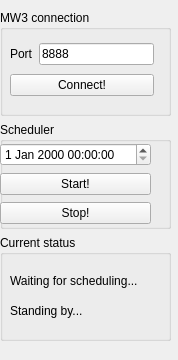
<?xml version="1.0" encoding="UTF-8"?>
<ui version="4.0">
 <class>Widget</class>
 <widget class="QWidget" name="Widget">
  <property name="geometry">
   <rect>
    <x>0</x>
    <y>0</y>
    <width>178</width>
    <height>360</height>
   </rect>
  </property>
  <property name="windowTitle">
   <string>Wafer Spection Timer</string>
  </property>
  <widget class="QWidget" name="layoutWidget">
   <property name="geometry">
    <rect>
     <x>0</x>
     <y>10</y>
     <width>171</width>
     <height>331</height>
    </rect>
   </property>
   <layout class="QVBoxLayout" name="verticalLayout_3">
    <item>
     <widget class="QGroupBox" name="groupBox">
      <property name="title">
       <string>MW3 connection</string>
      </property>
      <widget class="QWidget" name="layoutWidget">
       <property name="geometry">
        <rect>
         <x>10</x>
         <y>30</y>
         <width>144</width>
         <height>61</height>
        </rect>
       </property>
       <layout class="QVBoxLayout" name="verticalLayout">
        <item>
         <layout class="QHBoxLayout" name="horizontalLayout">
          <item>
           <widget class="QLabel" name="label">
            <property name="text">
             <string>Port</string>
            </property>
           </widget>
          </item>
          <item>
           <widget class="QLineEdit" name="lineEdit_MW3PortNumber">
            <property name="text">
             <string>8888</string>
            </property>
           </widget>
          </item>
         </layout>
        </item>
        <item>
         <widget class="QPushButton" name="pushButton_MW3Connect">
          <property name="text">
           <string>Connect!</string>
          </property>
         </widget>
        </item>
       </layout>
      </widget>
     </widget>
    </item>
    <item>
     <widget class="QGroupBox" name="groupBox_2">
      <property name="title">
       <string>Scheduler</string>
      </property>
      <widget class="QWidget" name="layoutWidget">
       <property name="geometry">
        <rect>
         <x>0</x>
         <y>20</y>
         <width>151</width>
         <height>83</height>
        </rect>
       </property>
       <layout class="QVBoxLayout" name="verticalLayout_2">
        <item>
         <widget class="QDateTimeEdit" name="dateTimeEdit"/>
        </item>
        <item>
         <widget class="QPushButton" name="pushButton_StartScheduling">
          <property name="text">
           <string>Start!</string>
          </property>
         </widget>
        </item>
        <item>
         <widget class="QPushButton" name="pushButton_StopScheduling">
          <property name="text">
           <string>Stop!</string>
          </property>
         </widget>
        </item>
       </layout>
      </widget>
     </widget>
    </item>
    <item>
     <widget class="QGroupBox" name="groupBox_3">
      <property name="title">
       <string>Current status</string>
      </property>
      <widget class="QLabel" name="label_CurrentStatus">
       <property name="geometry">
        <rect>
         <x>10</x>
         <y>30</y>
         <width>151</width>
         <height>31</height>
        </rect>
       </property>
       <property name="text">
        <string>Waiting for scheduling...</string>
       </property>
      </widget>
      <widget class="QLabel" name="label_CurrentStatus_2">
       <property name="geometry">
        <rect>
         <x>10</x>
         <y>60</y>
         <width>151</width>
         <height>31</height>
        </rect>
       </property>
       <property name="text">
        <string>Standing by...</string>
       </property>
      </widget>
     </widget>
    </item>
   </layout>
  </widget>
 </widget>
 <resources/>
 <connections/>
</ui>
